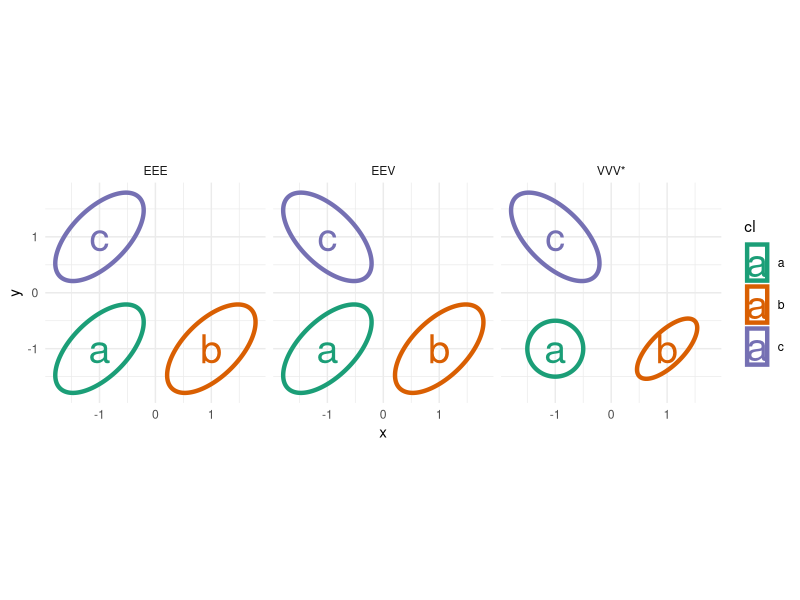
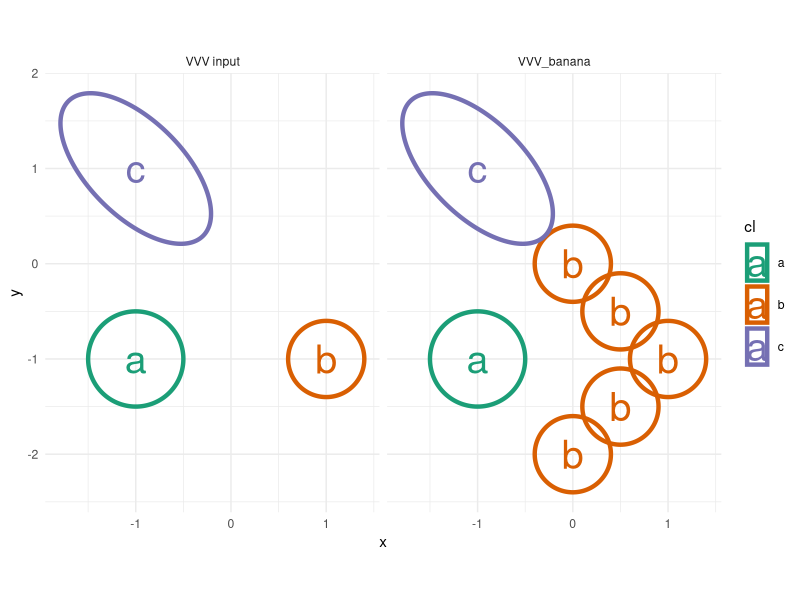
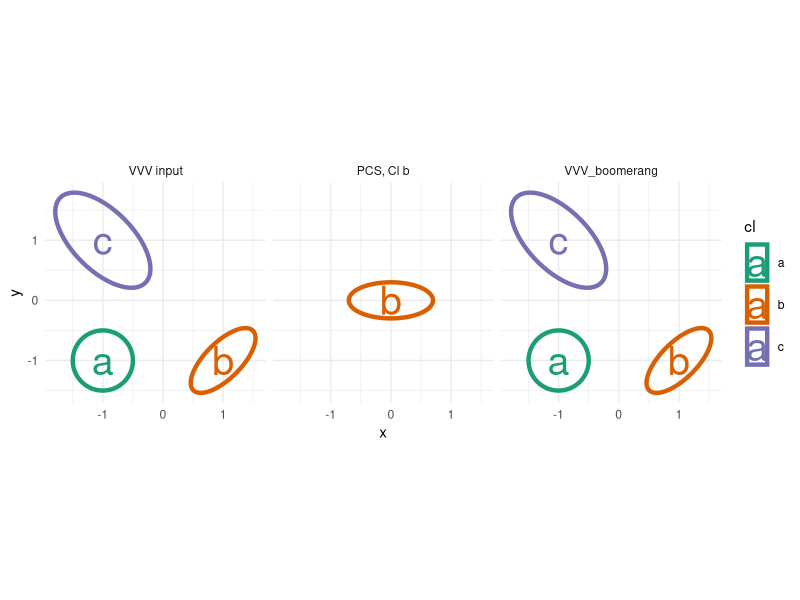
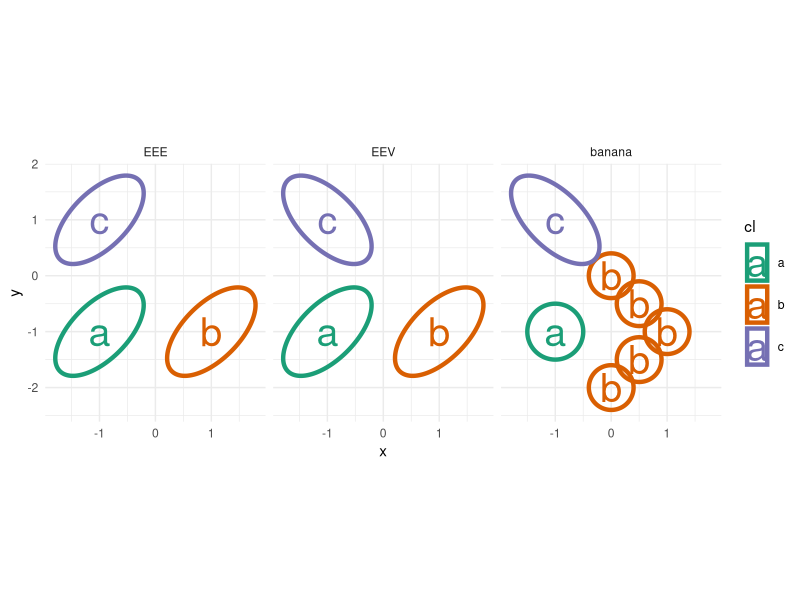

R code for these plots, in order:
require("ggforce"); require("ggplot2")
palette(RColorBrewer::brewer.pal(8, "Dark2"))
theme_mine <- function(){
  list(theme_minimal(),
       scale_color_manual(values = palette()[1:8]),
       scale_fill_manual( values = palette()[1:8]))
}

###### model_families.png ------
## EEE, EEV, VVV*
df <- data.frame(name = rep(c("EEE", "EEV", "VVV*"), each = 3), 
                 cl = as.factor(rep(c("a", "b", "c"), 3)), 
                 x = rep(c(-1, 1, -1), 3), 
                 y = rep(c(-1, -1, 1), 3),
                 a = c(rep(1, 6), rep(c(.5, .7, 1), 1)),
                 b = c(rep(.5, 6), rep(c(.5, .3, .5), 1)),
                 angle = c(rep(pi / 4, 3),          ## EEE
                           rep(pi / 4, 2), -pi / 4, ## EEV
                           rep(pi / 4, 2), -pi / 4) ## EVV_banana
                 )

## RENDER
ggplot(data = df) +
  geom_ellipse(aes(x0 = x, y0 = y, a = a, b = b,
                   angle = angle, color = cl), size = 1.5) +
  geom_text(aes(x = x, y = y, label = cl, color = cl), size = 10) +
  facet_wrap(vars(name)) +
  coord_fixed() +
  theme_mine()


###### model_banana.png ------
## demonstrate VVV > VVV_banana
df2 <- data.frame(name = c(rep("VVV input", 3), rep("VVV_banana", 7)), 
                  cl = as.factor(c(rep(c("a", "b", "c"), 2), rep("b", 4))), 
                  x = c(rep(c(-1, 1, -1), 2),     .5,   0,  .5, 0),
                  y = c(rep(c(-1, -1, 1), 2),     -1.5, -2, -.5, 0),
                  a = c(rep(c(.5, .4, 1), 2),     rep(.4, 4)), 
                  b = c(rep(c(.5, .4, .5), 2),    rep(.4, 4)),
                  angle = c(rep(c(0, 0, -pi / 4), 2), rep(0, 4)) ## EVV_banana
)

## RENDER
ggplot(data = df2) +
  geom_ellipse(aes(x0 = x, y0 = y, a = a, b = b,
                   angle = angle, color = cl), size = 1.5) +
  geom_text(aes(x = x, y = y, label = cl, color = cl), size = 10) +
  facet_wrap(vars(name)) +
  coord_fixed() +
  theme_mine()


####### model_boomerang.png -----
## demonstrate VVV > VVV_banana
df3 <- data.frame(
  name = factor(c(rep("VVV input", 3), "PCS, Cl b", rep("VVV_boomerang", 3)),
                   levels = c("VVV input", "PCS, Cl b", "VVV_boomerang")),
  cl = as.factor(c("a", "b", "c", "b", "a", "b", "c")),
  x = c(rep(c(-1, 1, -1),  1), 0,  rep(c(-1, 1, -1),  1)),
  y = c(rep(c(-1, -1, 1),  1), 0,  rep(c(-1, -1, 1),  1)),
  a = c(rep(c(.5, .7, 1),  1), .7, rep(c(.5, .7, 1),  1)), 
  b = c(rep(c(.5, .3, .5), 1), .3, rep(c(.5, .3, .5), 1)),
  angle = c(0, pi / 4, -pi / 4, 0, 0, pi / 4, -pi / 4) ## EVV_banana
)

## RENDER
ggplot(data = df3) +
  geom_ellipse(aes(x0 = x, y0 = y, a = a, b = b,
                   angle = angle, color = cl), size = 1.5) +
  geom_text(aes(x = x, y = y, label = cl, color = cl), size = 10) +
  facet_wrap(vars(name)) +
  coord_fixed() +
  theme_mine()


####### model_families2.png -----
## demonstrate VVV > VVV_banana
## EEE, EEV, VVV*
df4 <- data.frame(
  name = factor(c(rep(c("EEE", "EEV"), each = 3), rep("banana", 7)),
                levels = c("EEE", "EEV", "banana")),
  cl = as.factor(c(rep(c("a", "b", "c"), 3), rep("b", 4))),
  x = c(rep(c(-1, 1, -1), 3),              .5,   0,  .5,  0),
  y = c(rep(c(-1, -1, 1), 3),              -1.5, -2, -.5, 0),
  a = c(rep(1, 6),  rep(c(.5, .4, 1), 1),  rep(.4, 4)),
  b = c(rep(.5, 6), rep(c(.5, .4, .5), 1), rep(.4, 4)),
  angle = c(rep(pi / 4, 3),           ## EEE
            rep(pi / 4, 2), -pi / 4,  ## EEV
            0, 0, -pi / 4, rep(0, 4)) ## VVV_banana
)

## RENDER
ggplot(data = df4) +
  geom_ellipse(aes(x0 = x, y0 = y, a = a, b = b,
                   angle = angle, color = cl), size = 1.5) +
  geom_text(aes(x = x, y = y, label = cl, color = cl), size = 10) +
  facet_wrap(vars(name)) +
  coord_fixed() +
  theme_mine()
